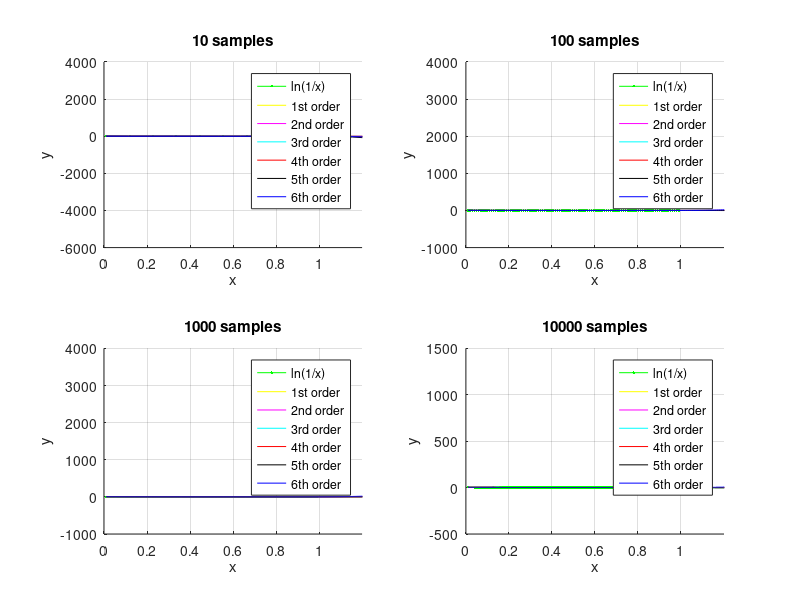

Reproduce this figure in MATLAB.
% 1) choose a function: y = SOMEFUNC
% 
% 2) take n random x locations, calculate their corresponding y, store in 
%    y_act
% 
% 3) generate y_samp
% 
% 4) estimate with m-polynomial using [a_m, a_m-1 ... a0 ] = polyfit(x, y_sim, m),
%    t = 0:0.2:ceil(max(x)), y_fit = polyval(polyfit(x, y_sim, m), t)
close all
clear

%%%%%%%%%%%%%%%%%%%%%%%%%%%%%%%%%%%%%%%%%%%%
% Generate k points for an actual function %
%%%%%%%%%%%%%%%%%%%%%%%%%%%%%%%%%%%%%%%%%%%%
n = 1000;
sigma = 1;

samples = [10 100 1000 10000];

colors = ['y' 'm' 'c' 'r' 'k' 'b'];

figure

for k = 1:length(samples)
    
    % Generate an x array for the training and x_ext (x_extended) to see
    % how the estimate will perform outside the training boundaries
    x = linspace(0.01, 0.99, samples(k))';
    x_ext = linspace(0.01, 1.99, 2*samples(k))';

    % Choose a function ln(1/x) (log in matlab returns ln)
    % Choose because of taylor series -> higher polynomial should do better
    y_act = log(x.^-1);
    y_ext = log(x_ext.^-1);
    
%%%%%%%%%%%%%%%%%%%%%%%%%%%%%%%%%%%%%%%%%
% Generate n datasets y_samp, sigma = 1 %
%%%%%%%%%%%%%%%%%%%%%%%%%%%%%%%%%%%%%%%%%
    
    y_samp = normrnd(repmat(y_act, 1, n), sigma);

%%%%%%%%%%%%%%%%%%%%%%%%%%%%%%%%%%%%%%%%%%%%%%%%%%%%%%%%%%
% Calculate variance etc, fit and plot with m-polynomial %
%%%%%%%%%%%%%%%%%%%%%%%%%%%%%%%%%%%%%%%%%%%%%%%%%%%%%%%%%%

    A{1} = [ ones(samples(k), 1), x ];
    A{2} = [ ones(samples(k), 1), x, x.^2 ];
    A{3} = [ ones(samples(k), 1), x, x.^2 x.^3 ];
    A{4} = [ ones(samples(k), 1), x, x.^2 x.^3 x.^4 ];
    A{5} = [ ones(samples(k), 1), x, x.^2 x.^3 x.^4 x.^5 ];
    A{6} = [ ones(samples(k), 1), x, x.^2 x.^3 x.^4 x.^5 x.^6];

    B{1} = [ ones(2*samples(k), 1), x_ext ];
    B{2} = [ ones(2*samples(k), 1), x_ext, x_ext.^2 ];
    B{3} = [ ones(2*samples(k), 1), x_ext, x_ext.^2 x_ext.^3 ];
    B{4} = [ ones(2*samples(k), 1), x_ext, x_ext.^2 x_ext.^3 x_ext.^4 ];
    B{5} = [ ones(2*samples(k), 1), x_ext, x_ext.^2 x_ext.^3 x_ext.^4 x_ext.^5 ];
    B{6} = [ ones(2*samples(k), 1), x_ext, x_ext.^2 x_ext.^3 x_ext.^4 x_ext.^5 x_ext.^6];

    
    subplot(2,2,k);
    xlim([0 1.2]);
    hold on;
    grid on;

    plot(x, y_act, 'g.-');
    for i = 1:length(A)
        
        % matlab returns a least squares solution here, 
        % since the matrix dimensions will not match
        beta = A{i} \ y_samp;
        y_hat = A{i} * beta;
        y_est = B{i} * beta;

        % bias and variance taken from page 50 of the book. Because we have
        % n datasets instead of one, I added an extra 'mean' around the 
        % definition: E_total = mean(E_T_i) forall i = 1:n
        bias_squared(i, k) = mean((y_act - mean(y_hat,2)).^2);
        variance(i, k) = mean(mean((y_hat - repmat(mean(y_hat, 2),1, n)).^2));
        
        % calculate the Mean Squared Error twice, once by adding bias and 
        % variance, and once by its definition, as a sanity check. Obviously,
        % the two should be equal
        mse(i, k) = bias_squared(i, k) + variance(i, k);
        mse2(i,k) = mean(mean((repmat(y_act, 1, n) - y_hat).^2));

        % plot y_hat and y_est
        %plot(x, y_hat(:,1), colors(i));
        plot(x_ext, y_est(:,1), colors(i));
        title([num2str(samples(k)) ' samples']);
        xlabel('x');
        ylabel('y');
    end
    legend('ln(1/x)', '1st order', '2nd order', '3rd order', '4th order', '5th order', '6th order');
end

bias_squared;
variance;
mse;
mse2;
